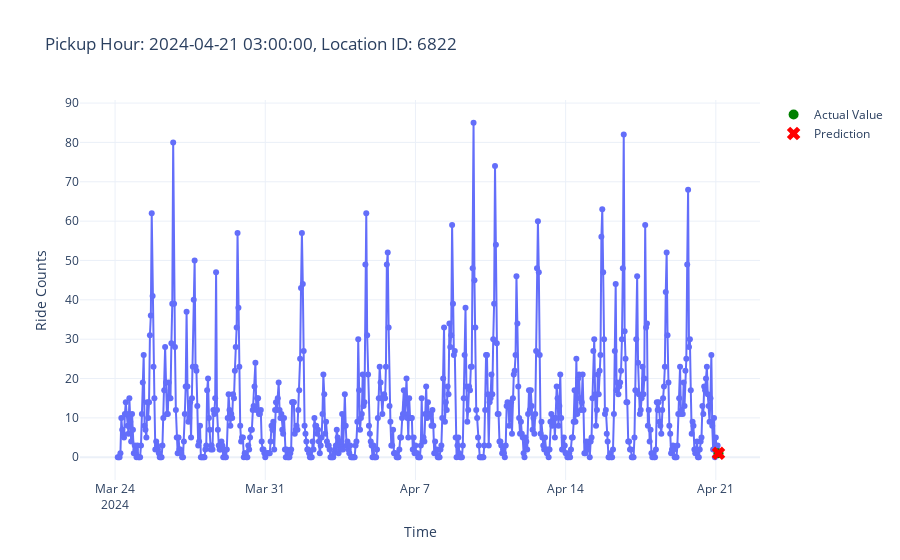

Write notebook code for a chart like this one.
### Code cell
from src.plot_utils import plot_aggregated_time_series
predictions = pd.Series(predictions, index=X_test.index)

# For one row's prediction (e.g., first row of test set)
plot_aggregated_time_series(X_test, y_test, row_id=50, predictions=predictions).show()

### Figure 1 — Plotly figure (JSON) as saved in the notebook; plotly's stock layout.template omitted (floating-point values rounded to 4 significant figures; data arrays with more than 128 entries replaced by an {"elided": "..."} marker saying what was removed)
{"data": [{"hovertemplate": "Time=%{x}<br>Ride Counts=%{y}<extra></extra>", "legendgroup": "", "line": {"color": "#636efa", "dash": "solid"}, "marker": {"symbol": "circle"}, "mode": "lines+markers", "name": "", "orientation": "v", "showlegend": false, "type": "scatter", "x": {"elided": "673 str values"}, "xaxis": "x", "y": {"elided": "673 int values"}, "yaxis": "y"}, {"marker": {"color": "green", "size": 10}, "mode": "markers", "name": "Actual Value", "type": "scatter", "x": ["2024-04-21T03:00:00.000000000"], "y": [1]}, {"marker": {"color": "red", "size": 12, "symbol": "x"}, "mode": "markers", "name": "Prediction", "type": "scatter", "x": ["2024-04-21T03:00:00.000000000"], "y": [1]}], "layout": {"legend": {"tracegroupgap": 0}, "title": {"text": "Pickup Hour: 2024-04-21 03:00:00, Location ID: 6822"}, "xaxis": {"anchor": "y", "domain": [0, 1], "title": {"text": "Time"}}, "yaxis": {"anchor": "x", "domain": [0, 1], "title": {"text": "Ride Counts"}}}}
